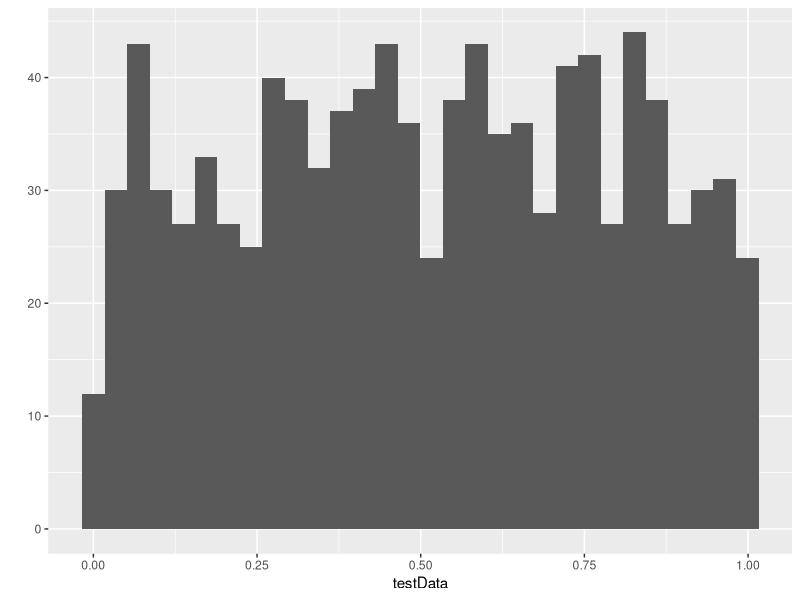
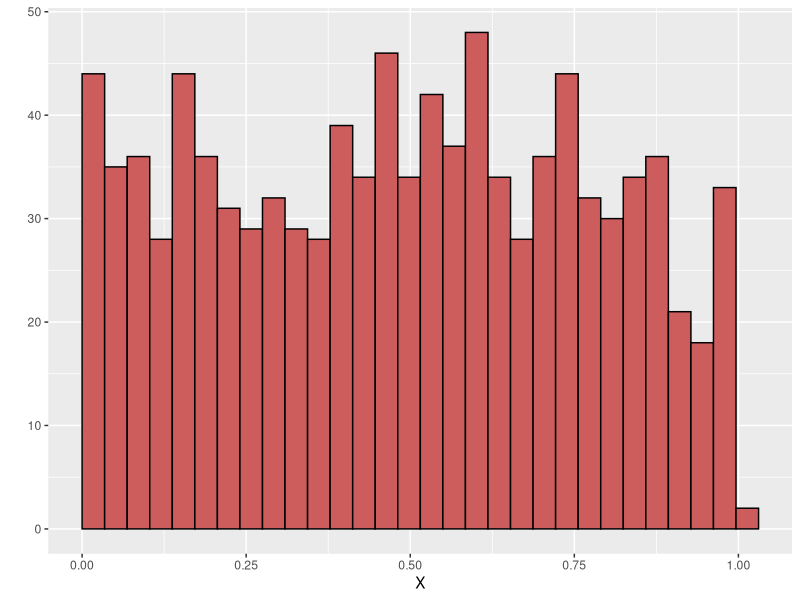
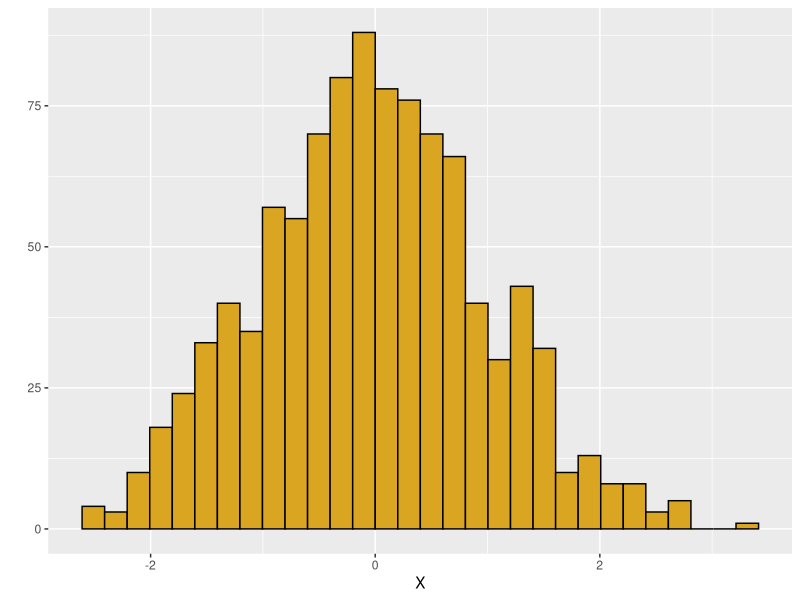
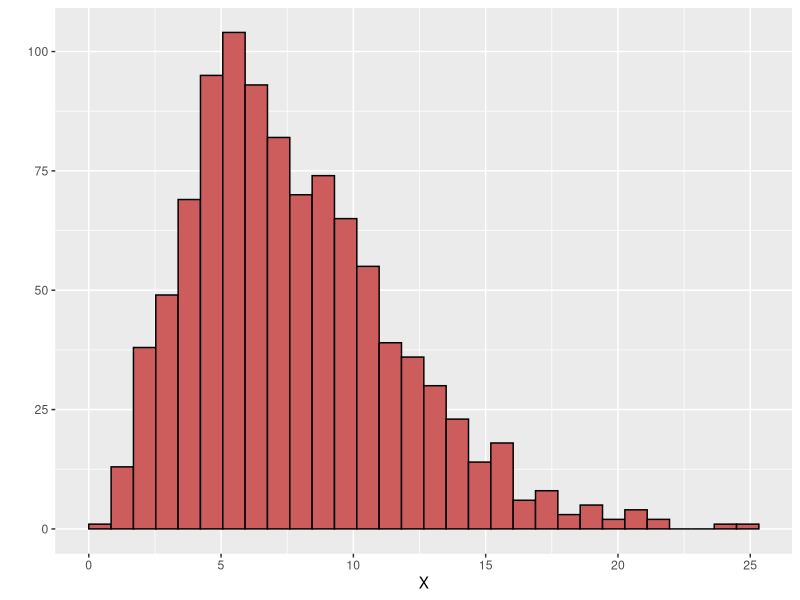
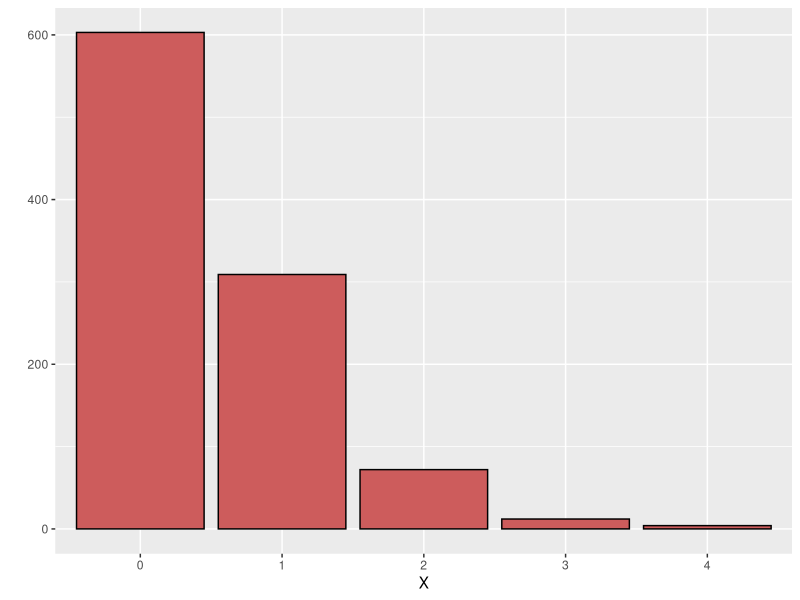
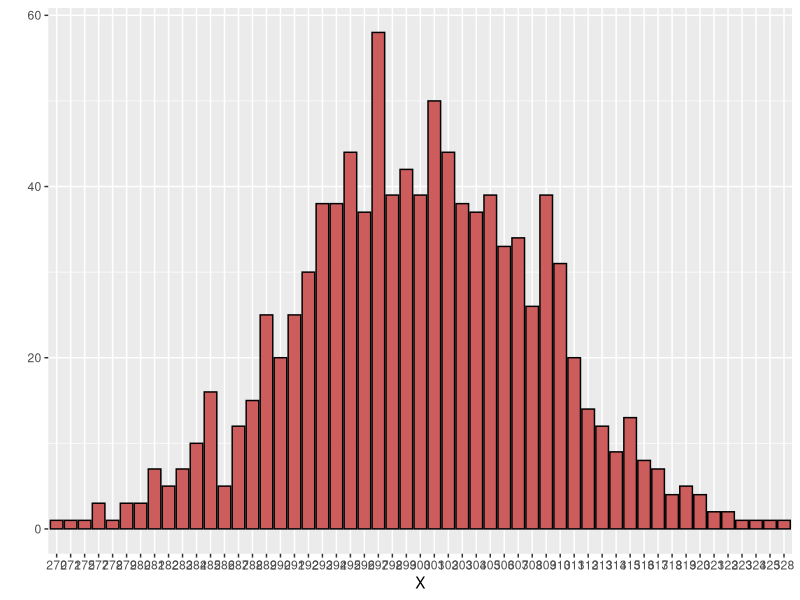
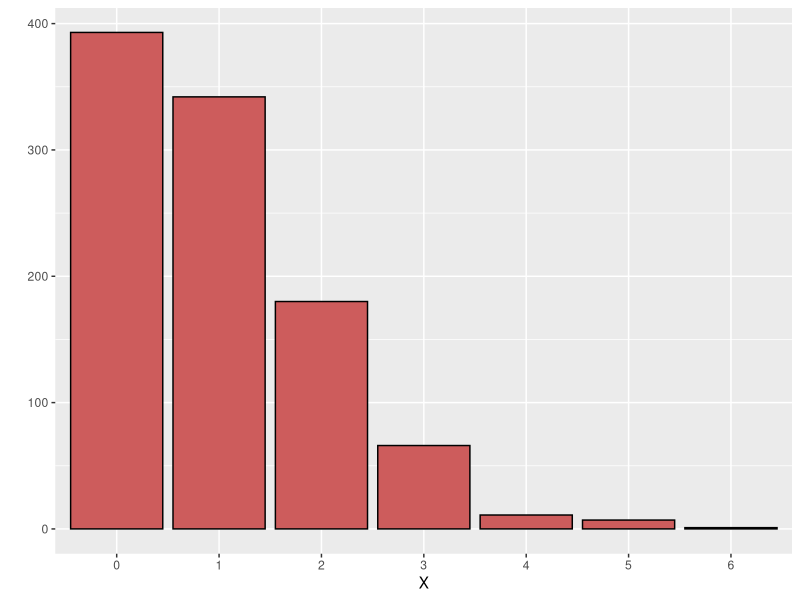
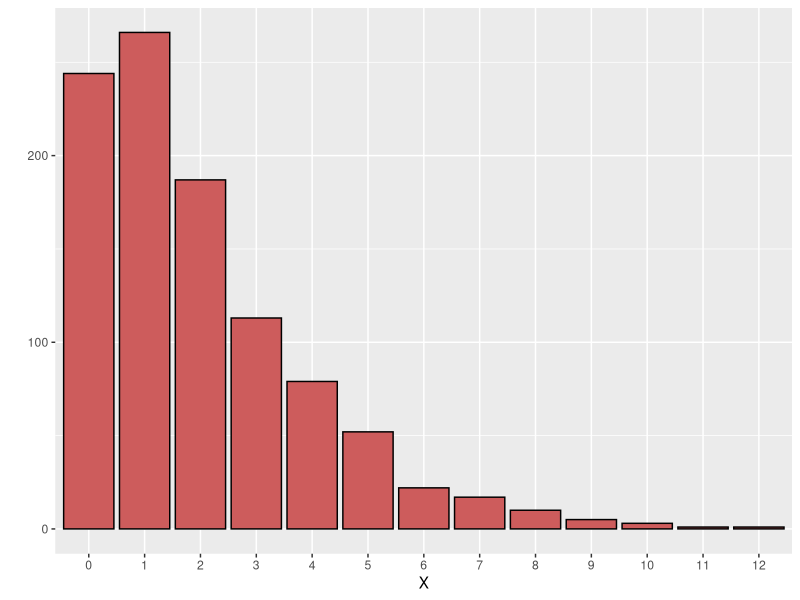

Generate these figures, in order, with R:
# probability simulations in r
# feb 15, 2018
# bmv

library(ggplot2)
testData=runif(1000)
qplot(x=testData)

#----------
# function histo
# better histogram plot
# input xData= any kind of numeric vector
# input fColor= fill color
# 2 inputs that are going to be provided by the user
# output = corrected ggplot histogram
# summary statistics
# output = 95% interval (what range of x values encompass 95% of the mass)

# start function with the inputs and set default values. can change when
# the function is called. 
# the open curly bracket is the start of the function
# result of the function has to go into another object, here called z
# I sets the identity of a variable...need to look into this more.
# color here is the outside color of the bars... not the fill.
# boundary here fixes the little bars at 0 and 1. can use xlim in other functions
# to set the limit from 0-1. 

Histo <- function(xData=runif(1000), fColor="indianred") { 
  z<-qplot(x=xData, color=I("black"), fill=I(fColor), xlab="X", boundary=0)
print(z)
print(summary(xData))
print(quantile(xData, probs=c(0.025, 0.975))) } # 95% of the area under the curve (CI)
# not 95% chance that the mean falls within the interval===wrong
# if you did the run 100 times, 95 times the mean would fall between the those quantiles

#------
#Function iHisto (integer histo that is discrete)
# input xData = a vector of integers
# input fColor = named color
# output = histogram of integters
# output = summary of xData
# summary statistics

iHisto <- function(xData=runif(1000), fColor="indianred") { 
  z<-qplot(x=factor(xData), color=I("black"), fill=I(fColor), xlab="X")
  print(z)
  print(summary(xData))
  print(quantile(xData, probs=c(0.025, 0.975))) } 

# test
Histo()
temp=rnorm(1000)
Histo(xData = temp, fColor="goldenrod")
test=rgamma(1000, shape=4, rate = 0.5)
Histo(xData = test)


# poison requires 2 parms, remember lambda is the rate. count data. rare events
# think of bombs falling during a blitz within a fixed window, say 1 week in london
# rate is largely going to determine the probability of the same place getting bombed
# poison bounded at 0, but no real upper boundary, though adding on really high
# values after a certain value is unlikely.
temp2=rpois(n=1000, lambda=0.5)
#Histo(temp2) # unnatural binning process
iHisto(xData = temp2)
mean(temp2==0) # coerce boolean to 1=TRUE and 0=FALSE, then take mean of ones/1000


# poison doesn't have a lot of variability 
# there are other discrete distributions with > variability

# binomial
# integer from 0 to number of trials
# parm size= number of trials
# parm p= prob of success (e.g. tossing a coin =0.5)

# do 40 trails, and on each trial, the coin has a prob of being heads 75%
# generate 1000 numbers ranging from 0-40 with each representing the number of times
# that we got heads.
# max: on one trial we got 38/40 heads.
# min: least number of heads obtained out of 40 is 21.
x=rbinom(n=1000, size=400, prob = 0.75)
iHisto(xData = x)


# poisson
# range from 0 to infinity
# constant rate process
# lambda- avg number of events or hits within the range
z<-rpois(n=1000, lambda = 1)
iHisto(z)
mean(z==0)

# negative binomial
# range from 0 to infinity
# number of failures until we get to a certain number of successes.
# more variation than a simple poisson distribution
# e.g. want 2 heads. how many tails do we have until we reach the success.
# two heads sequentially within first to throws= 0 failures 
# tails head head = 1 failure
# heads tail head = 1 failure
# n = number of replicates 
# size= number of trials 
# prob = probability of success with 1 trial
# 12 failures before we got 2 heads is much lower than 0 and 1 failures 
z<-rnbinom(n=1000, size=2, p=0.5)
iHisto(z)

# alternatively call with mu = mean rate
# size= index of overdispersion
# small size = high dispersion 
# use this to make a very skewed distribution
# smaller values less than 1 lead to a more skewed right tail
z<-rnbinom(n=1000, mu=1.1, size=0.7)
iHisto(z)

# number of trials equal to 1
z<-rnbinom(n=1000, size = 1, prob = 0.05)
iHisto(z)
# geometric series as a result. 
# 95% of the trials we will have to toss again to have a success.

z<-rnbinom(n=1000, size = 1, prob = 0.95)
iHisto(z)
# 95% of the time we will have a success on the first trial.
# 5% we will have to toss again
# and of that last 5% we will have to toss a second time

# multinomial distribution
# in binomial---only 2 outcomes
# multiple "balls in urns"
# each ball will land in one of the urns and each urns has a different probability 
# associated with it. 
# size is the number of balls tossed at the urns
# probabilities is vector of the number of urns. set of positive numbers
# system rescales the probs to equal 1 if they do not 
# n is the number of sets we repeat this. each set =size number
z<- rmultinom(n=1000, size=20, prob=c(0.2, 0.7, 0.1))
z
rowSums(z) # match the probs we gave each urn (*x2 because of 20)
rowMeans(z) # sample size by total probs to observed counts

# creating multinomial with sample function

z<-sample(x=LETTERS[1:3], size=20, prob=c(0.2, 0.7, 0.1), replace=TRUE)
z
table(z)


#####continuous variables

# uniform 
# no prior information in the system
# the most null case
# equal probable distribution across range specified by min and max
z<- runif(n=1000, min=3, max=10.2)
Histo(z)

# normal distribution
# unbounded 
# symmetric distribution if enough sampling
# problematic because we often do not have negative values when we record data
# e.g. mass, transfer distance.

z<- rnorm(n=1000, mean =2.2, sd=6)
Histo(z)

# gamma distribution 
# dist. of waiting times for failure
# similar to negative binomial but for continuous vars.
# bounded at 0 (no negative values)
# shape and scale parms
# together determine what the mean and variance of the data look like
# mean= shape * scale
# variance= shape * scale ^2

z<-rgamma(n=1000, shape=1, scale=10)
Histo(z)

# beta distribution
# bounded between 0 and 1
# change boundary by add or multiplying final vector 
# conjugate prior for a binomial distribution 
# previous expectations of what we should be getting for our parms


# binomal
# begin with underlying prob (parm that goes into the binomial)
# generate number of successes and failures in a sample

# we would like to go in the other direction. we have the number of successes and
# failures in the data. we would like to understand the probability of getting a 
# success or failure
# frequentist: prob = number of success/ (success + failure)
# problem at small sample sizes. doesn't accurately show uncertainty in data
# think about flipping coin 1, 10, and 1000 times. better estimate with increase sample

# beta
# shape1= number of successes + 1
# shape2= number of failures + 1
# update the estiamte of the actual parm (prob) based on the number we have

# e.g. zero data and try to make inference about what dist of p values look like
# prob is the value between 0 and 1
# equal prob that the value is anywhere between 0 and 1

# 0 successes and 0 failures
z<-rbeta(n=1000, shape1=1, shape2 = 1)
Histo(z) # uniform distribution 
# x axis is not the number of success. estimate of what the underlying prob is
# we don't know what the underlying prob is

# 1 toss
# frequentist: toss 1- prob is 1/10

# i don't think the total number of tosses actually should match the shape parms
# but the ideas here still stand. 

# 1 head and 0 failures
z<-rbeta(n=1000, shape1=2, shape2 = 1)
Histo(z)
# more prob mass is at the higher end. just a little bit of data. 
# we are going to bet that it is going to be heads rather than tails

# say we do two tosses. 1 head and 1 tail
z<-rbeta(n=1000, shape1=2, shape2 = 2)
Histo(z)
# intuition here is that the probs should be around 0.5. 
# dist. is no longer uniform because we have more data
# uniform was between 0 and 1 with a mean of 0.5 but doesnt tell us anything

# say we do twenty tosses. 10 head and 10 tail
z<-rbeta(n=1000, shape1=10, shape2 = 10)
Histo(z)
# the more information we have the more the dist is shrinking towards the center 
# of the data 
# narrowing on a prob estimate

# say we do 110 tosses.
z<-rbeta(n=1000, shape1=100, shape2 = 10)
Histo(z)
# shift of the distribution towards the right because we have more heads than tails
# out of 110 tosses.

z<-rbeta(n=1000, shape1=0.1, shape2 = 0.3)
Histo(z)

# max like estimation in r

x<- rnorm(n=1000, mean=92.5, sd=2.5)
Histo(x)

# this function takes the data (vector x) and what dist what you want to fit the data to

library(MASS)
zFit<-fitdistr(x, "normal")
str(zFit)
zFit$estimate
# the most likely means and sd are in the estimate
# trivial because they very closely match the mean and sd that we assigned in x

# now fit gamma distribution to data
zFit<-fitdistr(x, "gamma")
zFit$estimate
zNew<-rgamma(n=1000, shape=1461, rate=15.8)
Histo(zNew)

summary(x)
# min and max values in a data set and the min and max like estimates in a uniform

z<-runif(n=1000, min=84.57, max=100.51)
Histo(z)
